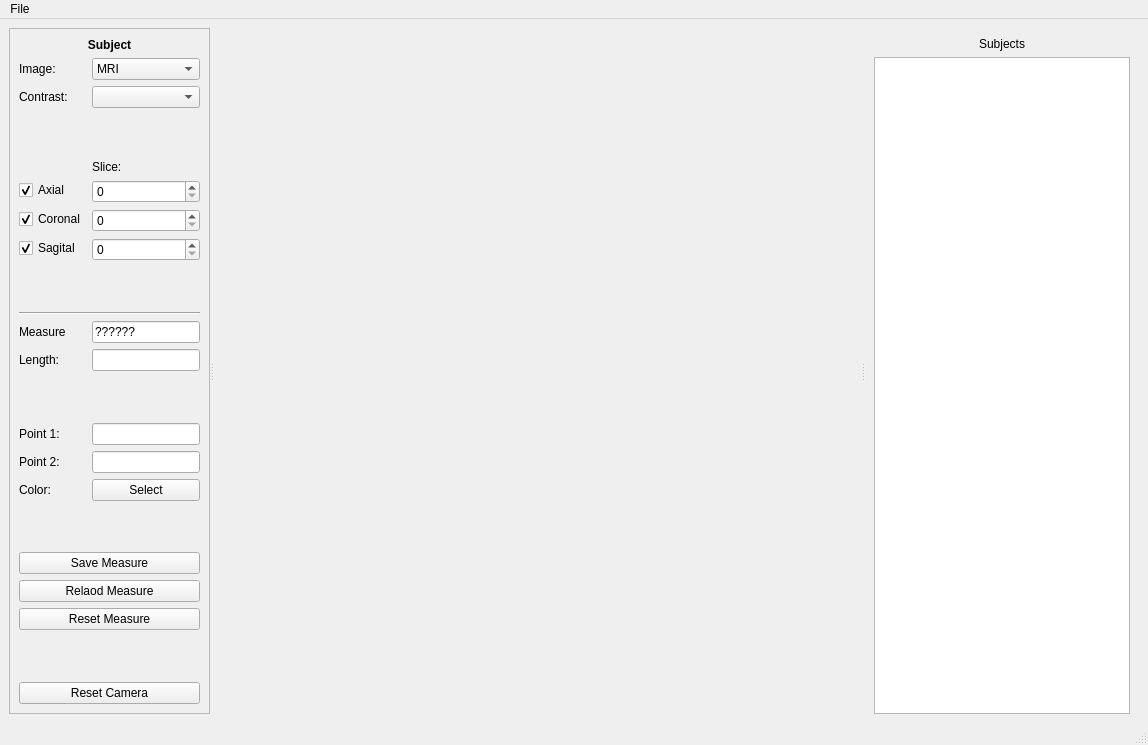
<?xml version="1.0" encoding="UTF-8"?>
<ui version="4.0">
 <class>OrtoMeasure</class>
 <widget class="QMainWindow" name="OrtoMeasure">
  <property name="geometry">
   <rect>
    <x>0</x>
    <y>0</y>
    <width>1148</width>
    <height>745</height>
   </rect>
  </property>
  <property name="windowTitle">
   <string>Braviz Orthogonal Measuring</string>
  </property>
  <property name="windowIcon">
   <iconset resource="resources.qrc">
    <normaloff>:/icons/measure.png</normaloff>:/icons/measure.png</iconset>
  </property>
  <property name="styleSheet">
   <string notr="true">#sphere_tab{
	
	background-image: url(:/icons/circle.png);
	background-repeat:no-repeat;
	background-position:center;
	background-clip:padding;
	background-origin:padding;
}</string>
  </property>
  <widget class="QWidget" name="centralwidget">
   <layout class="QHBoxLayout" name="horizontalLayout">
    <item>
     <widget class="QSplitter" name="splitter">
      <property name="orientation">
       <enum>Qt::Horizontal</enum>
      </property>
      <widget class="QFrame" name="frame_3">
       <property name="frameShape">
        <enum>QFrame::StyledPanel</enum>
       </property>
       <property name="frameShadow">
        <enum>QFrame::Raised</enum>
       </property>
       <layout class="QFormLayout" name="formLayout_2">
        <property name="fieldGrowthPolicy">
         <enum>QFormLayout::AllNonFixedFieldsGrow</enum>
        </property>
        <item row="1" column="0" colspan="2">
         <widget class="QLabel" name="subject_line_label">
          <property name="font">
           <font>
            <weight>75</weight>
            <bold>true</bold>
           </font>
          </property>
          <property name="text">
           <string>Subject</string>
          </property>
          <property name="alignment">
           <set>Qt::AlignCenter</set>
          </property>
         </widget>
        </item>
        <item row="2" column="0">
         <widget class="QLabel" name="label">
          <property name="text">
           <string>Image: </string>
          </property>
         </widget>
        </item>
        <item row="2" column="1">
         <widget class="QComboBox" name="image_combo">
          <item>
           <property name="text">
            <string>MRI</string>
           </property>
          </item>
          <item>
           <property name="text">
            <string>APARC</string>
           </property>
          </item>
          <item>
           <property name="text">
            <string>WMPARC</string>
           </property>
          </item>
          <item>
           <property name="text">
            <string>DTI</string>
           </property>
          </item>
         </widget>
        </item>
        <item row="3" column="0">
         <widget class="QLabel" name="label_17">
          <property name="text">
           <string>Contrast:</string>
          </property>
         </widget>
        </item>
        <item row="3" column="1">
         <widget class="QComboBox" name="contrast_combo"/>
        </item>
        <item row="4" column="1">
         <spacer name="verticalSpacer">
          <property name="orientation">
           <enum>Qt::Vertical</enum>
          </property>
          <property name="sizeHint" stdset="0">
           <size>
            <width>20</width>
            <height>40</height>
           </size>
          </property>
         </spacer>
        </item>
        <item row="5" column="1">
         <widget class="QLabel" name="label_2">
          <property name="text">
           <string>Slice:</string>
          </property>
         </widget>
        </item>
        <item row="6" column="0">
         <widget class="QCheckBox" name="axial_check">
          <property name="text">
           <string>Axial</string>
          </property>
          <property name="checked">
           <bool>true</bool>
          </property>
         </widget>
        </item>
        <item row="6" column="1">
         <widget class="QSpinBox" name="axial_slice"/>
        </item>
        <item row="7" column="0">
         <widget class="QCheckBox" name="coronal_check">
          <property name="text">
           <string>Coronal</string>
          </property>
          <property name="checked">
           <bool>true</bool>
          </property>
         </widget>
        </item>
        <item row="7" column="1">
         <widget class="QSpinBox" name="coronal_slice"/>
        </item>
        <item row="8" column="0">
         <widget class="QCheckBox" name="sagital_check">
          <property name="text">
           <string>Sagital</string>
          </property>
          <property name="checked">
           <bool>true</bool>
          </property>
         </widget>
        </item>
        <item row="8" column="1">
         <widget class="QSpinBox" name="sagital_slice"/>
        </item>
        <item row="12" column="1">
         <spacer name="verticalSpacer_4">
          <property name="orientation">
           <enum>Qt::Vertical</enum>
          </property>
          <property name="sizeHint" stdset="0">
           <size>
            <width>20</width>
            <height>40</height>
           </size>
          </property>
         </spacer>
        </item>
        <item row="15" column="0" colspan="2">
         <widget class="Line" name="line">
          <property name="orientation">
           <enum>Qt::Horizontal</enum>
          </property>
         </widget>
        </item>
        <item row="18" column="0">
         <widget class="QLabel" name="label_8">
          <property name="text">
           <string>Measure</string>
          </property>
          <property name="buddy">
           <cstring>measure_name</cstring>
          </property>
         </widget>
        </item>
        <item row="18" column="1">
         <widget class="QLineEdit" name="measure_name">
          <property name="text">
           <string>??????</string>
          </property>
          <property name="readOnly">
           <bool>true</bool>
          </property>
         </widget>
        </item>
        <item row="19" column="0">
         <widget class="QLabel" name="label_7">
          <property name="text">
           <string>Length:</string>
          </property>
         </widget>
        </item>
        <item row="19" column="1">
         <widget class="QLineEdit" name="measure_label">
          <property name="readOnly">
           <bool>true</bool>
          </property>
         </widget>
        </item>
        <item row="20" column="1">
         <spacer name="verticalSpacer_3">
          <property name="orientation">
           <enum>Qt::Vertical</enum>
          </property>
          <property name="sizeHint" stdset="0">
           <size>
            <width>20</width>
            <height>40</height>
           </size>
          </property>
         </spacer>
        </item>
        <item row="22" column="0">
         <widget class="QLabel" name="label_3">
          <property name="text">
           <string>Point 1:</string>
          </property>
         </widget>
        </item>
        <item row="22" column="1">
         <widget class="QLineEdit" name="point_1">
          <property name="readOnly">
           <bool>true</bool>
          </property>
         </widget>
        </item>
        <item row="23" column="0">
         <widget class="QLabel" name="label_4">
          <property name="text">
           <string>Point 2:</string>
          </property>
         </widget>
        </item>
        <item row="23" column="1">
         <widget class="QLineEdit" name="point_2">
          <property name="readOnly">
           <bool>true</bool>
          </property>
         </widget>
        </item>
        <item row="32" column="0">
         <widget class="QLabel" name="label_11">
          <property name="text">
           <string>Color:</string>
          </property>
          <property name="buddy">
           <cstring>color_button</cstring>
          </property>
         </widget>
        </item>
        <item row="32" column="1">
         <widget class="QPushButton" name="color_button">
          <property name="enabled">
           <bool>true</bool>
          </property>
          <property name="text">
           <string>Select</string>
          </property>
         </widget>
        </item>
        <item row="33" column="0">
         <spacer name="verticalSpacer_2">
          <property name="orientation">
           <enum>Qt::Vertical</enum>
          </property>
          <property name="sizeHint" stdset="0">
           <size>
            <width>20</width>
            <height>40</height>
           </size>
          </property>
         </spacer>
        </item>
        <item row="34" column="0" colspan="2">
         <widget class="QPushButton" name="save_line">
          <property name="text">
           <string>Save Measure</string>
          </property>
         </widget>
        </item>
        <item row="36" column="0" colspan="2">
         <widget class="QPushButton" name="reset_measure">
          <property name="text">
           <string>Reset Measure</string>
          </property>
         </widget>
        </item>
        <item row="37" column="0">
         <spacer name="verticalSpacer_5">
          <property name="orientation">
           <enum>Qt::Vertical</enum>
          </property>
          <property name="sizeHint" stdset="0">
           <size>
            <width>20</width>
            <height>40</height>
           </size>
          </property>
         </spacer>
        </item>
        <item row="38" column="0" colspan="2">
         <widget class="QPushButton" name="reset_camera_button">
          <property name="text">
           <string>Reset Camera</string>
          </property>
         </widget>
        </item>
        <item row="35" column="0" colspan="2">
         <widget class="QPushButton" name="reload_button">
          <property name="toolTip">
           <string>Reload line from the database</string>
          </property>
          <property name="text">
           <string>Relaod Measure</string>
          </property>
         </widget>
        </item>
       </layout>
      </widget>
      <widget class="QFrame" name="frame">
       <property name="sizePolicy">
        <sizepolicy hsizetype="Expanding" vsizetype="Preferred">
         <horstretch>10</horstretch>
         <verstretch>0</verstretch>
        </sizepolicy>
       </property>
       <property name="minimumSize">
        <size>
         <width>600</width>
         <height>0</height>
        </size>
       </property>
       <property name="frameShape">
        <enum>QFrame::NoFrame</enum>
       </property>
       <property name="frameShadow">
        <enum>QFrame::Raised</enum>
       </property>
       <layout class="QVBoxLayout" name="verticalLayout_2">
        <property name="leftMargin">
         <number>0</number>
        </property>
        <property name="topMargin">
         <number>0</number>
        </property>
        <property name="rightMargin">
         <number>0</number>
        </property>
        <property name="bottomMargin">
         <number>0</number>
        </property>
        <item>
         <widget class="QFrame" name="vtk_frame">
          <property name="sizePolicy">
           <sizepolicy hsizetype="Ignored" vsizetype="Preferred">
            <horstretch>0</horstretch>
            <verstretch>0</verstretch>
           </sizepolicy>
          </property>
          <property name="frameShape">
           <enum>QFrame::NoFrame</enum>
          </property>
          <property name="frameShadow">
           <enum>QFrame::Raised</enum>
          </property>
         </widget>
        </item>
       </layout>
      </widget>
      <widget class="QFrame" name="frame_2">
       <property name="sizePolicy">
        <sizepolicy hsizetype="MinimumExpanding" vsizetype="Preferred">
         <horstretch>0</horstretch>
         <verstretch>0</verstretch>
        </sizepolicy>
       </property>
       <property name="frameShape">
        <enum>QFrame::NoFrame</enum>
       </property>
       <property name="frameShadow">
        <enum>QFrame::Raised</enum>
       </property>
       <layout class="QVBoxLayout" name="verticalLayout">
        <property name="bottomMargin">
         <number>0</number>
        </property>
        <item>
         <widget class="QLabel" name="label_15">
          <property name="text">
           <string>Subjects</string>
          </property>
          <property name="alignment">
           <set>Qt::AlignCenter</set>
          </property>
         </widget>
        </item>
        <item>
         <widget class="QListView" name="subjects_list">
          <property name="alternatingRowColors">
           <bool>true</bool>
          </property>
          <property name="selectionBehavior">
           <enum>QAbstractItemView::SelectRows</enum>
          </property>
         </widget>
        </item>
       </layout>
      </widget>
     </widget>
    </item>
   </layout>
  </widget>
  <widget class="QMenuBar" name="menubar">
   <property name="geometry">
    <rect>
     <x>0</x>
     <y>0</y>
     <width>1148</width>
     <height>21</height>
    </rect>
   </property>
   <widget class="QMenu" name="menuFile">
    <property name="title">
     <string>File</string>
    </property>
    <addaction name="actionSave_Scenario"/>
    <addaction name="actionLoad_Scenario"/>
    <addaction name="separator"/>
    <addaction name="actionSave_line_as"/>
    <addaction name="actionSwitch_line"/>
   </widget>
   <addaction name="menuFile"/>
  </widget>
  <widget class="QStatusBar" name="statusbar"/>
  <action name="actionSave_Scenario">
   <property name="text">
    <string>Save Scenario</string>
   </property>
  </action>
  <action name="actionLoad_Scenario">
   <property name="text">
    <string>Load Scenario</string>
   </property>
  </action>
  <action name="actionSave_line_as">
   <property name="text">
    <string>Save line as...</string>
   </property>
  </action>
  <action name="actionSwitch_line">
   <property name="text">
    <string>Switch line</string>
   </property>
  </action>
 </widget>
 <resources>
  <include location="resources.qrc"/>
 </resources>
 <connections/>
</ui>
